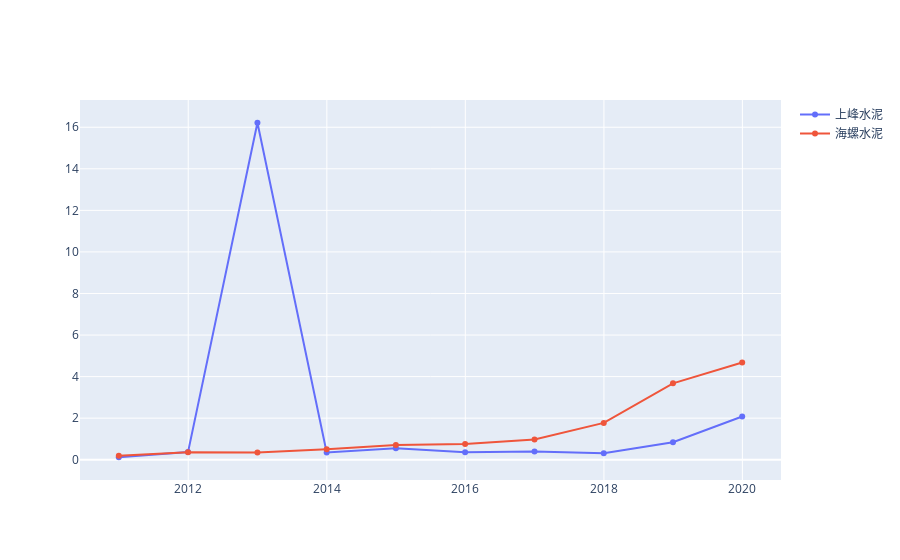

The code cell stored with this chart in its notebook:
### Markdown cell above
## 现金及等价物/有息负债

### Code cell
fig = go.Figure()
for k in data_dfs:
    data_df = data_dfs[k]
    fig.add_trace(go.Scatter(x=data_df.index, y=data_df['money_cap']/data_df['debts_yx'],name=k))
fig.show()

### Figure 1 — Plotly figure (JSON) as saved in the notebook; plotly's stock layout.template omitted (floating-point values rounded to 4 significant figures)
{"data": [{"name": "上峰水泥", "type": "scatter", "x": ["2010-12-31", "2011-12-31", "2012-12-31", "2013-12-31", "2014-12-31", "2015-12-31", "2016-12-31", "2017-12-31", "2018-12-31", "2019-12-31"], "y": [0.1191, 0.3672, 16.22, 0.3453, 0.5544, 0.3555, 0.3973, 0.3064, 0.8453, 2.078]}, {"name": "海螺水泥", "type": "scatter", "x": ["2010-12-31", "2011-12-31", "2012-12-31", "2013-12-31", "2014-12-31", "2015-12-31", "2016-12-31", "2017-12-31", "2018-12-31", "2019-12-31"], "y": [0.1919, 0.3555, 0.3446, 0.506, 0.7105, 0.7541, 0.9753, 1.771, 3.676, 4.681]}], "layout": {"autosize": true, "xaxis": {"autorange": true, "range": ["2010-06-16 01:24:46.904", "2020-07-15 22:35:13.096"], "type": "date"}, "yaxis": {"autorange": true, "range": [-1.06, 17.4], "type": "linear"}}}
